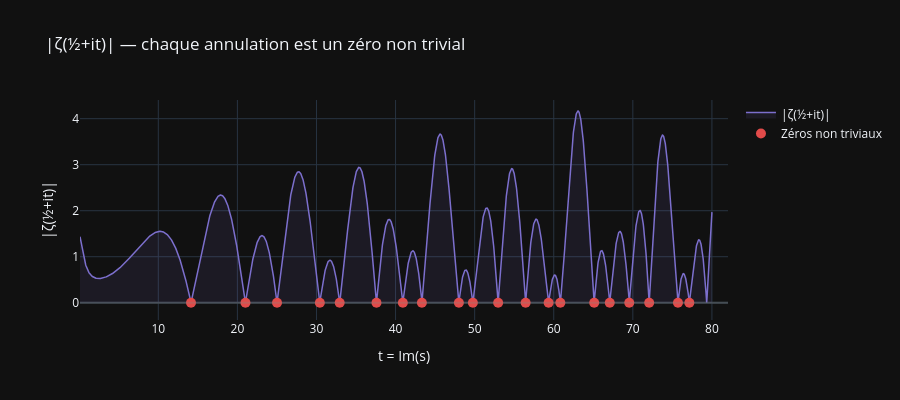

The notebook cell this image was saved under:
### Markdown cell above
## Les zéros non triviaux et π(x)

Riemann (1859) montre que π(x) s'exprime **exactement** via les zéros de ζ :

$$\pi(x) = \text{Li}(x) - \sum_{\rho} \text{Li}(x^\rho) + \text{termes mineurs}$$

où la somme porte sur tous les zéros non triviaux $\rho = \frac{1}{2} + it$.

Chaque zéro ajoute une **correction oscillante** — comme une décomposition de Fourier.  
Li(x) surestime toujours légèrement π(x) — c'est l'écart qu'on visualise ci-dessous.  
**L'hypothèse de Riemann** garantit que cet écart reste borné par $O(\sqrt{x} \ln x)$.

### Code cell
# Les 20 premiers zéros non triviaux
zeros_t = [float(mpmath.zetazero(n).imag) for n in range(1, 21)]
print("20 premiers zéros (partie imaginaire) :")
print([round(t, 3) for t in zeros_t])

# Visualisation : |ζ(½+it)| — les annulations sont les zéros
t_line   = np.linspace(0.1, 80, 3000)
zeta_mod = [abs(complex(mpmath.zeta(0.5 + 1j*t))) for t in t_line]

fig = go.Figure()
fig.add_trace(go.Scatter(
    x=t_line, y=zeta_mod,
    name="|ζ(½+it)|",
    line=dict(color=COLOR_MAIN, width=1.5),
    fill="tozeroy", fillcolor="rgba(124,111,205,0.1)"
))
fig.add_trace(go.Scatter(
    x=zeros_t, y=[0]*len(zeros_t),
    mode="markers",
    marker=dict(color=COLOR_DANGER, size=10),
    name="Zéros non triviaux"
))
fig.add_hline(y=0, line_color=COLOR_MUTED, opacity=0.3)
fig.update_layout(
    template=TEMPLATE, height=400,
    title="|ζ(½+it)| — chaque annulation est un zéro non trivial",
    xaxis_title="t = Im(s)", yaxis_title="|ζ(½+it)|"
)
fig.show()

### Figure 1 — Plotly figure (JSON) as saved in the notebook; plotly's stock layout.template omitted (floating-point values rounded to 4 significant figures; data arrays with more than 128 entries replaced by an {"elided": "..."} marker saying what was removed)
{"data": [{"fill": "tozeroy", "fillcolor": "rgba(124,111,205,0.1)", "line": {"color": "#7C6FCD", "width": 1.5}, "name": "|ζ(½+it)|", "type": "scatter", "x": {"elided": "3000 float values"}, "y": {"elided": "3000 float values"}}, {"marker": {"color": "#E24B4A", "size": 10}, "mode": "markers", "name": "Zéros non triviaux", "type": "scatter", "x": [14.13, 21.02, 25.01, 30.42, 32.94, 37.59, 40.92, 43.33, 48.01, 49.77, 52.97, 56.45, 59.35, 60.83, 65.11, 67.08, 69.55, 72.07, 75.7, 77.14], "y": [0, 0, 0, 0, 0, 0, 0, 0, 0, 0, 0, 0, 0, 0, 0, 0, 0, 0, 0, 0]}], "layout": {"height": 400, "shapes": [{"line": {"color": "#888780"}, "opacity": 0.3, "type": "line", "x0": 0, "x1": 1, "xref": "x domain", "y0": 0, "y1": 0, "yref": "y"}], "title": {"text": "|ζ(½+it)| — chaque annulation est un zéro non trivial"}, "xaxis": {"title": {"text": "t = Im(s)"}}, "yaxis": {"title": {"text": "|ζ(½+it)|"}}}}
